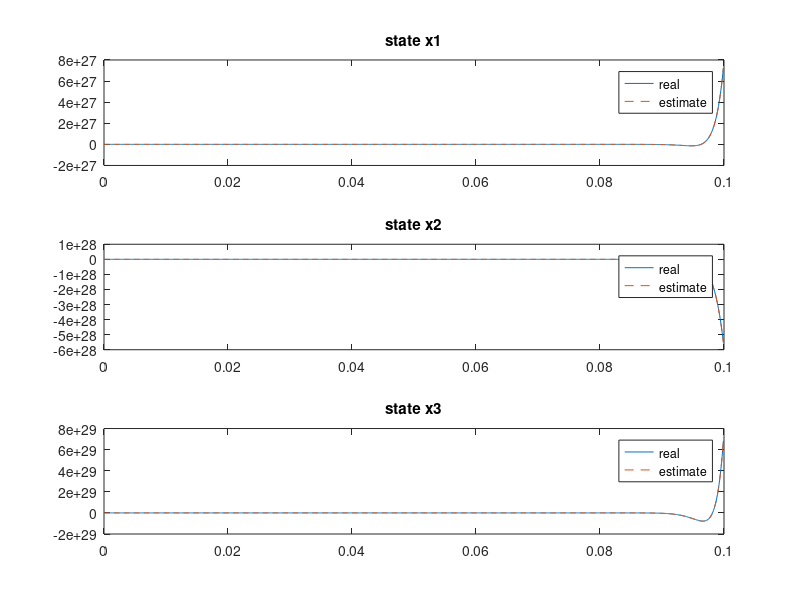

Source code (MATLAB):
clc
clear
clear all
clf
close
close all

A = [-1.7, -0.25, 0; 23, -30, 20; 0, -940, -250];
B = [10, 0; -82, 0; 0, -670];
C = [0, 1, 0; 0, 0, 1];
D = 0;
x_0 = [1, 100, 200];


%design the semi-positive definite Q and the positive definite R
H = [10, 0, 0; 0, 10, 0];
Q = H'*H;
eig_q = eig(Q);
R = [1, 0; 0, 0.1];
eig_r = eig(R);

%A,B,H controllable and observable, guarantee the system stable 
Controllability = cat(2, B, A*B, A*A*B);
rank(Controllability)
Observability = cat(1, H, H*A, H*A*A);
rank(Observability)

% get the K, with ARE
gamma = cat(1, cat(2, A, -(B*inv(R))*B'), cat(2, -Q, -A'));

[v, d] = eig(gamma);
temp = cat(2, v(:, 1), v(:, 2), v(:, 3));
nu = cat(1, temp(1, :), temp(2, :), temp(3, :));
mu = cat(1, temp(4, :), temp(5, :), temp(6, :));

P = mu*inv(nu);
K = real(inv(R)*B'*P);




% observability
A1 = (A-B*K)';
W_o = cat(1, C, C*A1, C*A1*A1)
rank(W_o)

% choose the poles for oberver
desire_poles = [-5, -6, -7];
A_d = [0, 1, 0;0, 0, 1; -60, -47, -12];
L = place((A-B*K)', C', desire_poles)'

% perform pole placement
A1 = (A-B*K)';
B1 = C';
% first calculate the controllability matrix,W_c
W_c = cat(2, B1, A1*B1, A1*A1*B1)

% then group the independent vectors as Matrix_C, and its inverse
Matrix_C = cat(2, W_c(:, 1), W_c(:, 3), W_c(:, 2));
inv_Matrix_C = inv(Matrix_C);

% get the T, d1 = 2, d2 = 1
T = cat(1, inv_Matrix_C(2, :), inv_Matrix_C(2, :)*A1, inv_Matrix_C(3, :));

% get A_hat, B_hat
A_hat = T*A1/T;
B_hat = T*B1;

% cal K_hat and K
K_hat = pinv(B_hat)*(A_hat-A_d);
% L = (K_hat*T)';
% eig(A-B*K-L*C)






%simulate
dt = 0.0001;
T = 0.1;
n_steps = T/dt;

x = x_0';
x_hat = [0;0;0];
x_hist = zeros(3, n_steps);
x_hat_hist = zeros(3, n_steps);
u_hist = zeros(2, n_steps);

for k = 1:n_steps
    y = C * x;
    
    % LQR
    u = - K * x_hat; 
    
    %state update
    x_dot = A * x + B * u;
    x = x + x_dot * dt;
    
    % observer update
    x_hat_dot = A * x_hat + B * u + L * (y - C * x_hat);
    x_hat = x_hat + x_hat_dot * dt;
    
    % collect data
    x_hist(:, k) = x;
    x_hat_hist(:, k) = x_hat;
    u_hist(:, k) = u;
end


time = (0:n_steps-1) * dt;
figure;
subplot(3,1,1);
plot(time, x_hist(1,:), time, x_hat_hist(1,:), '--');
title('state x1');
legend('real', 'estimate');

subplot(3,1,2);
plot(time, x_hist(2,:), time, x_hat_hist(2,:), '--');
title('state x2');
legend('real', 'estimate');

subplot(3,1,3);
plot(time, x_hist(3,:), time, x_hat_hist(3,:), '--');
title('state x3');
legend('real', 'estimate');

